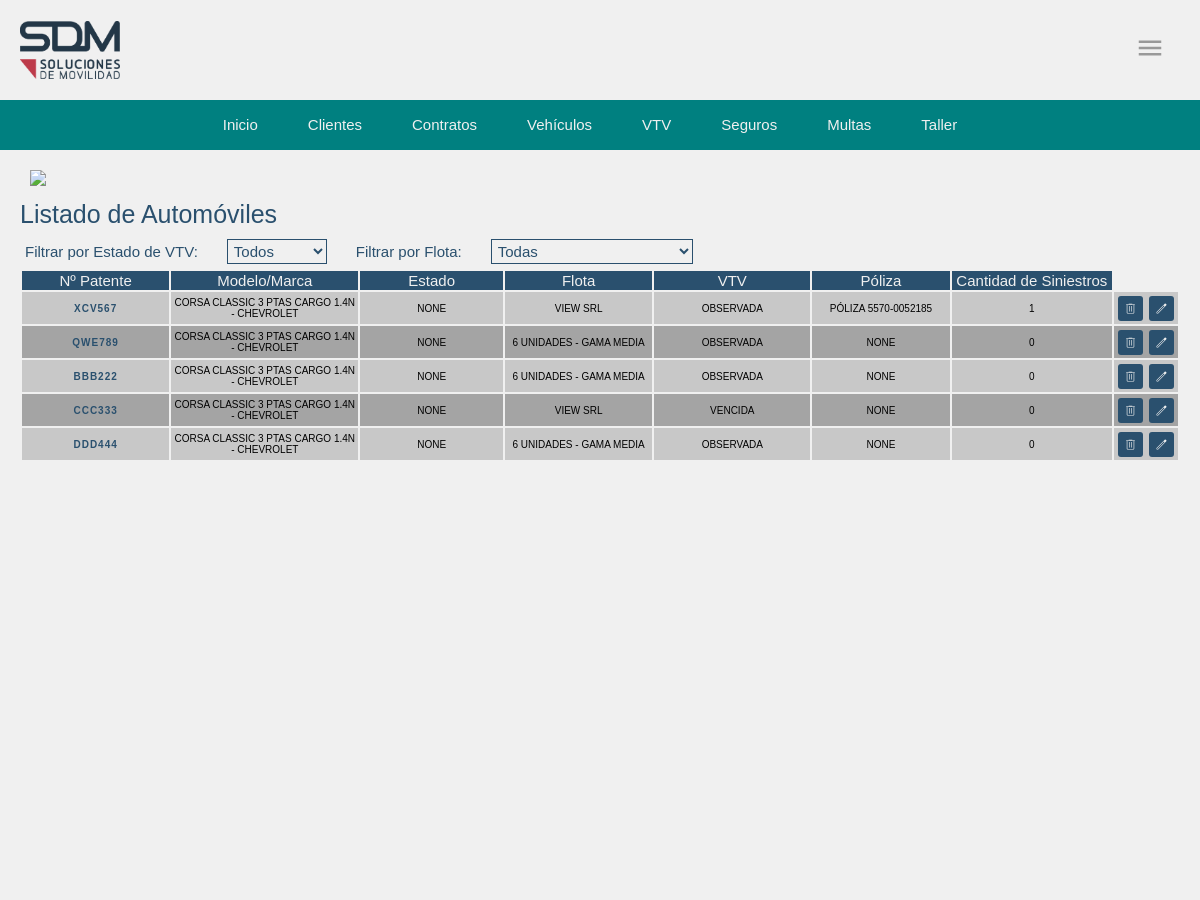
Page /operacion/automoviles/ (signed in, upper part) on the earlier database version.
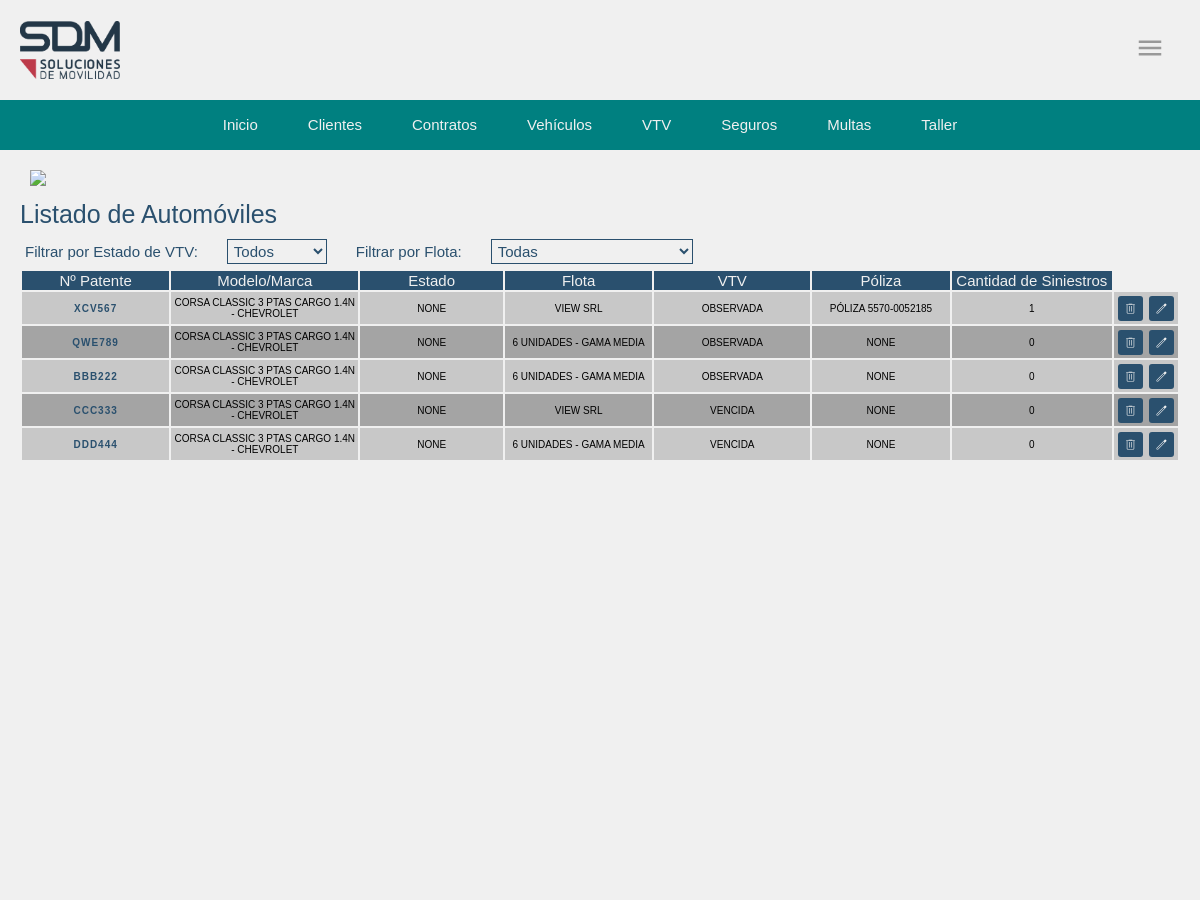
Same page on the later database version.
### operacion/models.py (models this page shows, shortened)
class Automovil(models.Model):
    marca = models.ForeignKey('Modelo', on_delete=models.RESTRICT, blank=False, null=False)
    Estado = models.ForeignKey(EstadoAutomovil, on_delete=models.RESTRICT, blank=True, null=True)
    anio = models.PositiveIntegerField()
    color = models.CharField(max_length=30)
    kilometraje = models.PositiveIntegerField()
    numero_chasis = models.CharField(max_length=30, verbose_name="Nº de Chasis", unique=True)
    numero_motor = models.CharField(max_length=30, verbose_name="Nº de Motor", unique=True)
    patente = models.CharField(max_length=10, unique=True)
    vtv = models.ForeignKey(Vtv, on_delete=models.RESTRICT)
    poliza = models.ForeignKey('PolizaSeguro',verbose_name="Póliza", on_delete=models.RESTRICT, blank=True, null=True)
    visibilidad = models.BooleanField(default=True)  # Campo de visibilidad para ocultar automóviles eliminados
    flota = models.ForeignKey(Flota, on_delete=models.RESTRICT, blank=True, null=True)
    titular = models.ForeignKey(Titular, on_delete=models.CASCADE, related_name='titular',null=True, blank=True)
    fecha_ultimo_servicio = models.DateField(blank=True, null=True)  # Fecha del último servicio
    km_ultimo_servicio = models.PositiveIntegerField(blank=True, null=True)  # Kilometraje del último servicio
    fecha_ultimo_siniestro = models.DateTimeField(blank=True, null=True)
    cantidad_de_sinistros = models.PositiveIntegerField(default=0)
    class Meta:
        verbose_name_plural = "Automóviles"

class Vtv(models.Model):
    vencimiento = models.DateField()
    turno = models.BooleanField()
    estado = models.ForeignKey(VtvEstado, on_delete=models.RESTRICT)
    def __str__(self):
        return f"{self.estado}"
    class Meta:
        verbose_name_plural = "VTV"

class VtvEstado(models.Model):
    estado = models.CharField(max_length=50)
    def __str__(self):
        return f"{self.estado}"
    class Meta:
        verbose_name_plural = "VTV estado"

class Modelo(models.Model):
    nombre = models.CharField(max_length=50)
    marca = models.ForeignKey(Marca, on_delete=models.CASCADE, related_name="modelos")
    def __str__(self):
        return f"{self.nombre} - {self.marca.nombre}"

class Marca(models.Model):
    nombre = models.CharField(max_length=50, unique=True)

class Flota(models.Model):
    descripcion = models.CharField(max_length=1500, verbose_name="Descripción")
    cliente = models.ForeignKey(Cliente, on_delete=models.RESTRICT)
    disponible = models.BooleanField(default=True)
    def __str__(self):
        return f"{self.descripcion}"
    class Meta:
        verbose_name_plural = "Flotas"

### operacion/views.py (the view)
# urls.py: path('automoviles/', menu_automoviles,name='listado_automoviles'),
@login_required
def menu_automoviles(request):
    flota_id = request.GET.get('flota_id', None)  # Obtén el estado de la VTV desde los parámetros GET
    estado_vtv = request.GET.get('estado_vtv', None)  # Obtén el estado de la VTV desde los parámetros GET
    automoviles = Automovil.objects.filter(visibilidad=True)
    estados_vtv = VtvEstado.objects.all()
    flotas = Flota.objects.all()
    if estado_vtv:  # Aplica el filtro si se especifica un estado
        automoviles = automoviles.filter(vtv__estado__estado=estado_vtv)
    if flota_id:
        automoviles = automoviles.filter(flota__id=flota_id)
    return render(request, 'automovil/automoviles.html', {
        'autos': automoviles,
        'estados_vtv': estados_vtv,
        'flotas': flotas,
        'estado_seleccionado': estado_vtv,
        'flota_seleccionada': flota_id,
    })

### operacion/models.py (called while the page is built)
    def __str__(self):
        return f"Póliza {self.numero_poliza}"

### operacion/templates/automovil/automoviles.html (shortened to what this page needs)
{% load static %}
<!DOCTYPE html>
<html lang="en">
<head>
    <link rel="stylesheet" type="text/css" href="{% static 'style.css' %}">
</head>
<body class="app">
    <div class="head">
        {% include 'cabecera.html' %}
        {% include 'bnav.html' %}
    </div>
    <a href="{% url 'home' %}" class="btn-atras"><img src="{% static 'operacion/img/atras.svg' %}"></a>
    <h1>Listado de Automóviles</h1>
    <form method="get" action="">
        <label class="filtro-label" for="estado_vtv">Filtrar por Estado de VTV:</label>
        <select class="filtro-opcion" name="estado_vtv" id="estado_vtv" onchange="this.form.submit()">
            <option  value="">Todos</option>
        </select>
        <label class="filtro-label" for="flota_id">Filtrar por Flota:</label>
        <select class="filtro-opcion" name="flota_id" id="flota_id" onchange="this.form.submit()">
            <option value="">Todas</option>
        </select>
    </form>
    <table>
            <tr>
                <th scope="col">Nº Patente</th>
                <th scope="col">Modelo/Marca</th>
                <th scope="col">Estado</th>
                <th scope="col">Flota</th>
                <th scope="col">VTV</th>
                <th scope="col">Póliza</th>
                <th scope="col">Cantidad de Siniestros</th>
            </tr>
            {% for auto in autos %}
            <tr>
                <td><a href="{% url 'detalle_automovil' auto.id %}" class="enlace">{{ auto.patente }}</a></td>
                <td>{{ auto.marca }}</td>
                <td>{{ auto.Estado }}</td>
                <td>{% if auto.flota %}
                    {{ auto.flota }}
                    {% else %}
                    <p>Sin asignar</p>
                    {% endif %}
                    </td>
                <td>{{ auto.vtv }}</td>
                <td>{{ auto.poliza }}</td>
                <td>{{ auto.cantidad_de_sinistros }}</td>
                <td class="acciones">
                    {% if auto.id %}
                    <form method="post" action="{% url 'eliminar_automovil' auto.id %}">
                        <button type="submit" class="btn"><img src="{% static 'operacion/img/eliminar_blanco.svg' %}" alt=""></button>
                    </form>
                    <form method="get" action="{% url 'editar_automovil' auto.id %}">
                        <button type="submit" class="btn"><img src="{% static 'operacion/img/editar_blanco.svg' %}" alt=""></button>
                    </form>
                    {% else %}
                    <p>ID no válido</p>
                    {% endif %}
                </td>
            </tr>
            {% endfor %}
    </table>
</body>
</html>

Differences in the rows shown:
changed Automovil "DDD444": vtv "OBSERVADA" → "VENCIDA"
